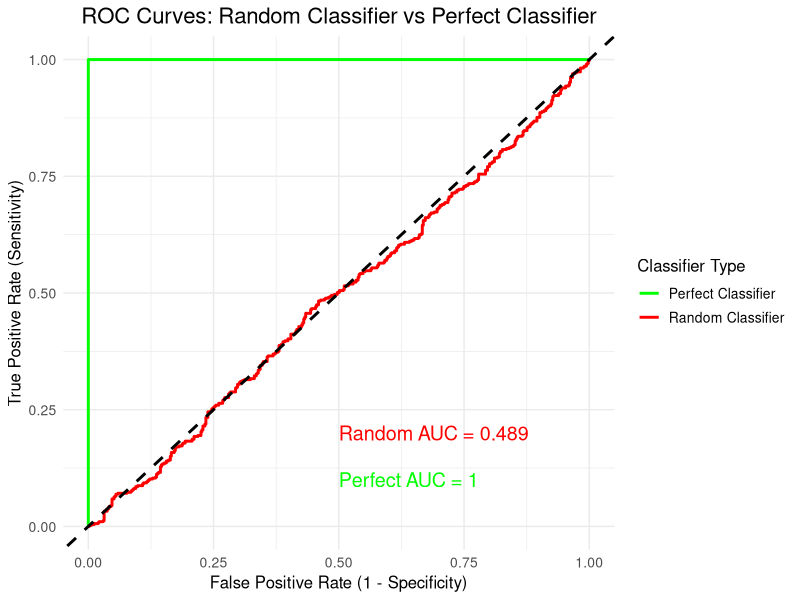

This chart was generated by the following R code:
library(ggplot2)
library(pROC)

# Create random predictions and true labels for the random classifier
set.seed(112911)
n <- 1000
true_labels <- sample(c(0, 1), size = n, replace = TRUE)
random_predictions <- runif(n)  # Random predictions between 0 and 1

# Compute the ROC curve for random predictions
roc_random <- roc(true_labels, random_predictions)
auc_random <- auc(roc_random)

# Extract data for the random ROC curve
roc_data_random <- data.frame(
  specificity = rev(roc_random$specificities),  # X-axis (1 - specificity)
  sensitivity = rev(roc_random$sensitivities)   # Y-axis
)

# Create a perfect ROC curve matrix
roc_data_perfect <- data.frame(
  specificity = c(1, 1, 0),   
  sensitivity = c(0, 1, 1)
)
auc_perfect <- 1.0  # Perfect classifier has AUC = 1


# Combine the data and add a 'Type' column for ggplot
roc_data_random$Type <- "Random Classifier"
roc_data_perfect$Type <- "Perfect Classifier"
roc_data_combined <- rbind(roc_data_random, roc_data_perfect)

# Plot the ROC curves with AUC annotations
ggplot(roc_data_combined, aes(x = 1 - specificity, y = sensitivity, color = Type)) +
  geom_line(size = 1) +
  scale_color_manual(values = c("Random Classifier" = "red", "Perfect Classifier" = "green")) +
  geom_abline(slope = 1, intercept = 0, linetype = "dashed", color = "black", size = 1, show.legend = TRUE) +
  theme_minimal() +
  labs(
    title = "ROC Curves: Random Classifier vs Perfect Classifier",
    x = "False Positive Rate (1 - Specificity)",
    y = "True Positive Rate (Sensitivity)",
    color = "Classifier Type"
  ) +
  annotate(
    "text",
    x = 0.5, y = 0.2, 
    label = paste("Random AUC =", round(.489, 3)), 
    color = "red", 
    size = 5, 
    hjust = 0
  ) +
  annotate(
    "text",
    x = 0.5, y = 0.1, 
    label = paste("Perfect AUC =", round(auc_perfect, 10)), 
    color = "green", 
    size = 5, 
    hjust = 0
  ) +
  theme(
    plot.title = element_text(size = 16, hjust = 0.5),
    axis.title = element_text(size = 12),
    axis.text = element_text(size = 10),
    legend.title = element_text(size = 12),
    legend.text = element_text(size = 10)
  )